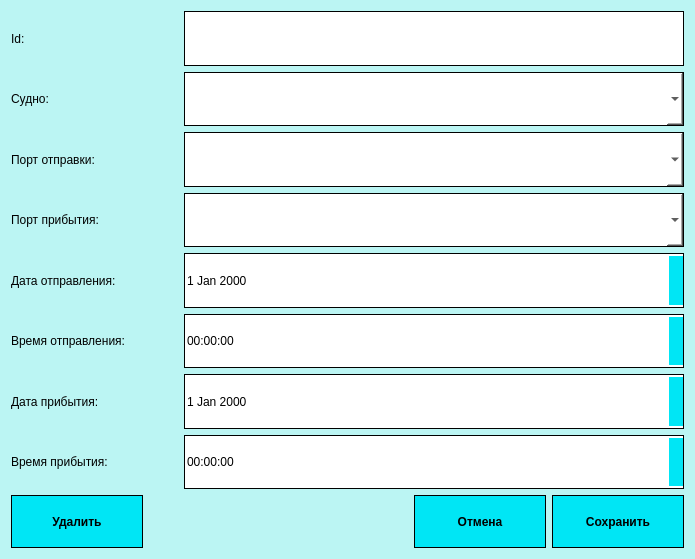
<?xml version="1.0" encoding="UTF-8"?>
<ui version="4.0">
 <class>SCHEDULE_Dialog</class>
 <widget class="QDialog" name="SCHEDULE_Dialog">
  <property name="geometry">
   <rect>
    <x>0</x>
    <y>0</y>
    <width>695</width>
    <height>559</height>
   </rect>
  </property>
  <property name="windowTitle">
   <string>Dialog</string>
  </property>
  <property name="styleSheet">
   <string notr="true">QDialog#SCHEDULE_Dialog {
	background-color: rgb(187, 245, 243);
}</string>
  </property>
  <layout class="QGridLayout" name="gridLayout" rowstretch="90,10">
   <item row="0" column="0">
    <layout class="QVBoxLayout" name="verticalLayout">
     <item>
      <layout class="QHBoxLayout" name="horizontalLayout_2" stretch="25,75">
       <item>
        <widget class="QLabel" name="label">
         <property name="text">
          <string>Id:</string>
         </property>
        </widget>
       </item>
       <item>
        <widget class="QLineEdit" name="lineEdit">
         <property name="sizePolicy">
          <sizepolicy hsizetype="Expanding" vsizetype="Ignored">
           <horstretch>0</horstretch>
           <verstretch>0</verstretch>
          </sizepolicy>
         </property>
         <property name="styleSheet">
          <string notr="true">QLineEdit {
border: 1px solid #000000;
}</string>
         </property>
        </widget>
       </item>
      </layout>
     </item>
     <item>
      <layout class="QHBoxLayout" name="horizontalLayout_3" stretch="25,75">
       <item>
        <widget class="QLabel" name="label_2">
         <property name="text">
          <string>Судно:</string>
         </property>
        </widget>
       </item>
       <item>
        <widget class="QComboBox" name="comboBox_3">
         <property name="sizePolicy">
          <sizepolicy hsizetype="Preferred" vsizetype="Ignored">
           <horstretch>0</horstretch>
           <verstretch>0</verstretch>
          </sizepolicy>
         </property>
         <property name="styleSheet">
          <string notr="true">
QComboBox::drop-down {
    subcontrol-origin: padding;
    subcontrol-position: top right;
     width: 10px;
	background-color:  rgb(0, 230, 245);
    image: url(:/new/prefix1/1.png);
    padding-left: 7px;
	padding-right: 7px;

    border-left-width: 1px;
    border-left-color: black;
    border-left-style: solid;  
 }
QComboBox {
background-color: rgb(255, 255, 255);
border: 1px solid black;
}
QComboBox QAbstractItemView {
    background-color: rgb(255, 255, 255);
 }</string>
         </property>
        </widget>
       </item>
      </layout>
     </item>
     <item>
      <layout class="QHBoxLayout" name="horizontalLayout_4" stretch="25,75">
       <item>
        <widget class="QLabel" name="label_3">
         <property name="text">
          <string>Порт отправки:</string>
         </property>
        </widget>
       </item>
       <item>
        <widget class="QComboBox" name="comboBox">
         <property name="sizePolicy">
          <sizepolicy hsizetype="Preferred" vsizetype="Ignored">
           <horstretch>0</horstretch>
           <verstretch>0</verstretch>
          </sizepolicy>
         </property>
         <property name="styleSheet">
          <string notr="true">
QComboBox::drop-down {
    subcontrol-origin: padding;
    subcontrol-position: top right;
     width: 10px;
	background-color:  rgb(0, 230, 245);
    image: url(:/new/prefix1/1.png);
    padding-left: 7px;
	padding-right: 7px;

    border-left-width: 1px;
    border-left-color: black;
    border-left-style: solid;  
 }
QComboBox {
background-color: rgb(255, 255, 255);
border: 1px solid black;
}
QComboBox QAbstractItemView {
    background-color: rgb(255, 255, 255);
 }</string>
         </property>
        </widget>
       </item>
      </layout>
     </item>
     <item>
      <layout class="QHBoxLayout" name="horizontalLayout_5" stretch="25,75">
       <item>
        <widget class="QLabel" name="label_4">
         <property name="text">
          <string>Порт прибытия:</string>
         </property>
        </widget>
       </item>
       <item>
        <widget class="QComboBox" name="comboBox_2">
         <property name="sizePolicy">
          <sizepolicy hsizetype="Preferred" vsizetype="Ignored">
           <horstretch>0</horstretch>
           <verstretch>0</verstretch>
          </sizepolicy>
         </property>
         <property name="styleSheet">
          <string notr="true">
QComboBox::drop-down {
    subcontrol-origin: padding;
    subcontrol-position: top right;
     width: 10px;
	background-color:  rgb(0, 230, 245);
    image: url(:/new/prefix1/1.png);
    padding-left: 7px;
	padding-right: 7px;

    border-left-width: 1px;
    border-left-color: black;
    border-left-style: solid;  
 }
QComboBox {
background-color: rgb(255, 255, 255);
border: 1px solid black;
}
QComboBox QAbstractItemView {
    background-color: rgb(255, 255, 255);
 }</string>
         </property>
        </widget>
       </item>
      </layout>
     </item>
     <item>
      <layout class="QHBoxLayout" name="horizontalLayout_6" stretch="25,75">
       <item>
        <widget class="QLabel" name="label_5">
         <property name="text">
          <string>Дата отправления:</string>
         </property>
        </widget>
       </item>
       <item>
        <widget class="QDateEdit" name="dateEdit_2">
         <property name="sizePolicy">
          <sizepolicy hsizetype="Minimum" vsizetype="Ignored">
           <horstretch>0</horstretch>
           <verstretch>0</verstretch>
          </sizepolicy>
         </property>
         <property name="styleSheet">
          <string notr="true">QDateEdit {
background-color: rgb(255, 255, 255);
border: 1px solid #000000;
}
QDateEdit::up-button {
     background-color: rgb(0, 230, 245);
 }
QDateEdit::up-button:hover {
     background-color: rgb(0, 243, 255);
 }
QDateEdit::down-button {
     background-color: rgb(0, 230, 245);
 }
QDateEdit::down-button:hover {
     background-color: rgb(0, 243, 255);
 }
QDateEdit::up-arrow {
    image: url(:/new/prefix1/11.png);
     width: 7px;
     height: 7px;
 }
QDateEdit::down-arrow {
    image: url(:/new/prefix1/1.png);
     width: 7px;
     height: 7px;
 }
QDateEdit::down-button:pressed {
	border: 3px solid #000000;
}
QDateEdit::up-button:pressed {
	border: 3px solid #000000;
}


</string>
         </property>
        </widget>
       </item>
      </layout>
     </item>
     <item>
      <layout class="QHBoxLayout" name="horizontalLayout_7" stretch="25,75">
       <item>
        <widget class="QLabel" name="label_6">
         <property name="text">
          <string>Время отправления:</string>
         </property>
        </widget>
       </item>
       <item>
        <widget class="QTimeEdit" name="timeEdit_2">
         <property name="sizePolicy">
          <sizepolicy hsizetype="Minimum" vsizetype="Ignored">
           <horstretch>0</horstretch>
           <verstretch>0</verstretch>
          </sizepolicy>
         </property>
         <property name="styleSheet">
          <string notr="true">QTimeEdit {
background-color: rgb(255, 255, 255);
border: 1px solid #000000;
}
QTimeEdit::up-button {
     background-color: rgb(0, 230, 245);
 }
QTimeEdit::up-button:hover {
     background-color: rgb(0, 243, 255);
 }
QTimeEdit::down-button {
     background-color: rgb(0, 230, 245);
 }
QTimeEdit::down-button:hover {
     background-color: rgb(0, 243, 255);
 }
QTimeEdit::up-arrow {
    image: url(:/new/prefix1/11.png);
     width: 7px;
     height: 7px;
 }
QTimeEdit::down-arrow {
    image: url(:/new/prefix1/1.png);
     width: 7px;
     height: 7px;
 }
QTimeEdit::down-button:pressed {
	border: 3px solid #000000;
}
QTimeEdit::up-button:pressed {
	border: 3px solid #000000;
}


</string>
         </property>
        </widget>
       </item>
      </layout>
     </item>
     <item>
      <layout class="QHBoxLayout" name="horizontalLayout_8" stretch="25,75">
       <item>
        <widget class="QLabel" name="label_7">
         <property name="text">
          <string>Дата прибытия:</string>
         </property>
        </widget>
       </item>
       <item>
        <widget class="QDateEdit" name="dateEdit">
         <property name="sizePolicy">
          <sizepolicy hsizetype="Minimum" vsizetype="Ignored">
           <horstretch>0</horstretch>
           <verstretch>0</verstretch>
          </sizepolicy>
         </property>
         <property name="styleSheet">
          <string notr="true">QDateEdit {
background-color: rgb(255, 255, 255);
border: 1px solid #000000;
}
QDateEdit::up-button {
     background-color: rgb(0, 230, 245);
 }
QDateEdit::up-button:hover {
     background-color: rgb(0, 243, 255);
 }
QDateEdit::down-button {
     background-color: rgb(0, 230, 245);
 }
QDateEdit::down-button:hover {
     background-color: rgb(0, 243, 255);
 }
QDateEdit::up-arrow {
    image: url(:/new/prefix1/11.png);
     width: 7px;
     height: 7px;
 }
QDateEdit::down-arrow {
    image: url(:/new/prefix1/1.png);
     width: 7px;
     height: 7px;
 }
QDateEdit::down-button:pressed {
	border: 3px solid #000000;
}
QDateEdit::up-button:pressed {
	border: 3px solid #000000;
}


</string>
         </property>
        </widget>
       </item>
      </layout>
     </item>
     <item>
      <layout class="QHBoxLayout" name="horizontalLayout_9" stretch="25,75">
       <item>
        <widget class="QLabel" name="label_8">
         <property name="text">
          <string>Время прибытия:</string>
         </property>
        </widget>
       </item>
       <item>
        <widget class="QTimeEdit" name="timeEdit">
         <property name="sizePolicy">
          <sizepolicy hsizetype="Minimum" vsizetype="Ignored">
           <horstretch>0</horstretch>
           <verstretch>0</verstretch>
          </sizepolicy>
         </property>
         <property name="styleSheet">
          <string notr="true">QTimeEdit {
background-color: rgb(255, 255, 255);
border: 1px solid #000000;
}
QTimeEdit::up-button {
     background-color: rgb(0, 230, 245);
 }
QTimeEdit::up-button:hover {
     background-color: rgb(0, 243, 255);
 }
QTimeEdit::down-button {
     background-color: rgb(0, 230, 245);
 }
QTimeEdit::down-button:hover {
     background-color: rgb(0, 243, 255);
 }
QTimeEdit::up-arrow {
    image: url(:/new/prefix1/11.png);
     width: 7px;
     height: 7px;
 }
QTimeEdit::down-arrow {
    image: url(:/new/prefix1/1.png);
     width: 7px;
     height: 7px;
 }
QTimeEdit::down-button:pressed {
	border: 3px solid #000000;
}
QTimeEdit::up-button:pressed {
	border: 3px solid #000000;
}


</string>
         </property>
        </widget>
       </item>
      </layout>
     </item>
    </layout>
   </item>
   <item row="1" column="0">
    <layout class="QHBoxLayout" name="horizontalLayout" stretch="20,40,20,20">
     <item>
      <widget class="QPushButton" name="pushButton_3">
       <property name="sizePolicy">
        <sizepolicy hsizetype="Minimum" vsizetype="Ignored">
         <horstretch>0</horstretch>
         <verstretch>0</verstretch>
        </sizepolicy>
       </property>
       <property name="styleSheet">
        <string notr="true">QPushButton {
background-color: rgb(0, 230, 245);
font:bold;
border: 1px solid #000000;
}
QPushButton::hover {
	background-color: rgb(0, 243, 255);
}
QPushButton::pressed {
	border: 3px solid #000000;
}</string>
       </property>
       <property name="text">
        <string>Удалить</string>
       </property>
       <property name="autoDefault">
        <bool>false</bool>
       </property>
      </widget>
     </item>
     <item>
      <spacer name="horizontalSpacer">
       <property name="orientation">
        <enum>Qt::Horizontal</enum>
       </property>
       <property name="sizeHint" stdset="0">
        <size>
         <width>40</width>
         <height>20</height>
        </size>
       </property>
      </spacer>
     </item>
     <item>
      <widget class="QPushButton" name="pushButton">
       <property name="sizePolicy">
        <sizepolicy hsizetype="Minimum" vsizetype="Ignored">
         <horstretch>0</horstretch>
         <verstretch>0</verstretch>
        </sizepolicy>
       </property>
       <property name="styleSheet">
        <string notr="true">QPushButton {
background-color: rgb(0, 230, 245);
font:bold;
border: 1px solid #000000;
}
QPushButton::hover {
	background-color: rgb(0, 243, 255);
}
QPushButton::pressed {
	border: 3px solid #000000;
}</string>
       </property>
       <property name="text">
        <string>Отмена</string>
       </property>
      </widget>
     </item>
     <item>
      <widget class="QPushButton" name="pushButton_2">
       <property name="sizePolicy">
        <sizepolicy hsizetype="Minimum" vsizetype="Ignored">
         <horstretch>0</horstretch>
         <verstretch>0</verstretch>
        </sizepolicy>
       </property>
       <property name="styleSheet">
        <string notr="true">QPushButton {
background-color: rgb(0, 230, 245);
font:bold;
border: 1px solid #000000;
}
QPushButton::hover {
	background-color: rgb(0, 243, 255);
}
QPushButton::pressed {
	border: 3px solid #000000;
}</string>
       </property>
       <property name="text">
        <string>Сохранить</string>
       </property>
       <property name="autoDefault">
        <bool>false</bool>
       </property>
      </widget>
     </item>
    </layout>
   </item>
  </layout>
 </widget>
 <resources/>
 <connections/>
</ui>
